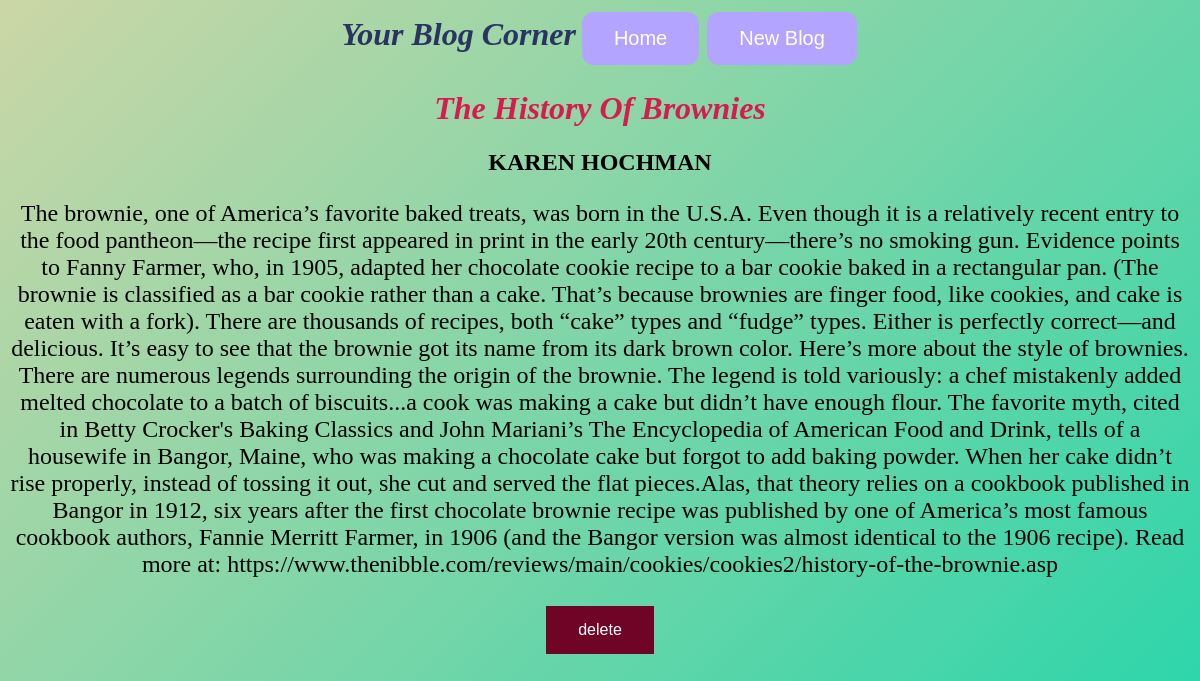
The page /blog/1 on the database its author committed.
### blog.py (models this page shows, shortened)
class blogs(db.Model):
    id = db.Column(db.Integer, primary_key=True)
    title = db.Column(db.String(200), nullable=False)
    body = db.Column(db.String(200), nullable=False)
    author = db.Column(db.String(200), nullable=False)

### blog.py (the view)
@app.route('/blog/<id>')
def the_id(id):
    this_blog = blogs.query.get(id)
    return render_template('blog_detail.html',blog = this_blog)

### templates/blog_detail.html (shortened to what this page needs)
{% extends 'base.html' %}
{% block body %}
    <h1 class="blog_title">{{blog.title}}</h1>
    <h2 class="blog_author">{{blog.author}}</h1>
    <p class="blog_body">{{blog.body}}</p>
    <a href="{{url_for('delete',id=blog.id)}}">
        <button>delete</button>
    </a>
{% endblock %}

### static/css/blog.css (style rules this page uses)
h1 { color: #293462; font-style: italic; }
h1.blog_title { color: #D61C4E; font-style: italic; font-weight: bold; }
h2.blog_author { color: black; font-weight: bold; }
p.blog_body { color: black; font-size: 24px; }
button { background-color: #700426; border: none; color: white; padding: 15px 32px; text-align: center; text-decoration: none; display: inline-block; font-size: 16px; margin: 4px 2px; cursor: pointer; }
h2 { color: #D61C4E; }
body { animation: gradient 25s ease infinite; background: linear-gradient(-45deg, #F6F6F6, #CEE5D0, #23a6d5, #23d5ab,#CCD6A6); background-size: 400% 400%; height: 100vh; }

### rows shown on the page
blogs: title "The History Of Brownies", author "KAREN HOCHMAN", body "The brownie, one of America’s favorite baked treats, was born in the U.S.A. Even though it is a relatively recent entry to the food pantheon—the recipe first appeared in print in the early 20th century—there’s no smoking gun. Evidence points to Fanny Farmer, who, in 1905, adapted her chocolate cookie recipe to a bar cookie baked in a rectangular pan. (The brownie is classified as a bar cookie rather than a cake. That’s because brownies are finger food, like cookies, and cake is eaten with a fork). There are thousands of recipes, both “cake” types and “fudge” types. Either is perfectly correct—and delicious. It’s easy to see that the brownie got its name from its dark brown color. Here’s…"
